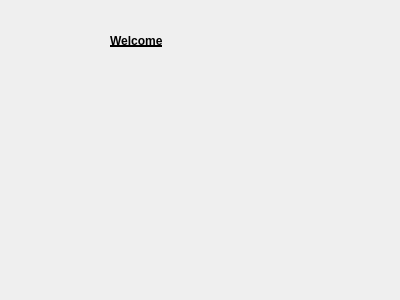
<?xml version="1.0" encoding="UTF-8"?>
<ui version="4.0">
 <class>WallDialog</class>
 <widget class="QDialog" name="WallDialog">
  <property name="geometry">
   <rect>
    <x>0</x>
    <y>0</y>
    <width>400</width>
    <height>300</height>
   </rect>
  </property>
  <property name="windowTitle">
   <string>Dialog</string>
  </property>
  <widget class="QLabel" name="label">
   <property name="geometry">
    <rect>
     <x>110</x>
     <y>20</y>
     <width>91</width>
     <height>41</height>
    </rect>
   </property>
   <property name="font">
    <font>
     <weight>75</weight>
     <bold>true</bold>
     <underline>true</underline>
    </font>
   </property>
   <property name="text">
    <string>Welcome</string>
   </property>
  </widget>
 </widget>
 <resources/>
 <connections/>
</ui>
